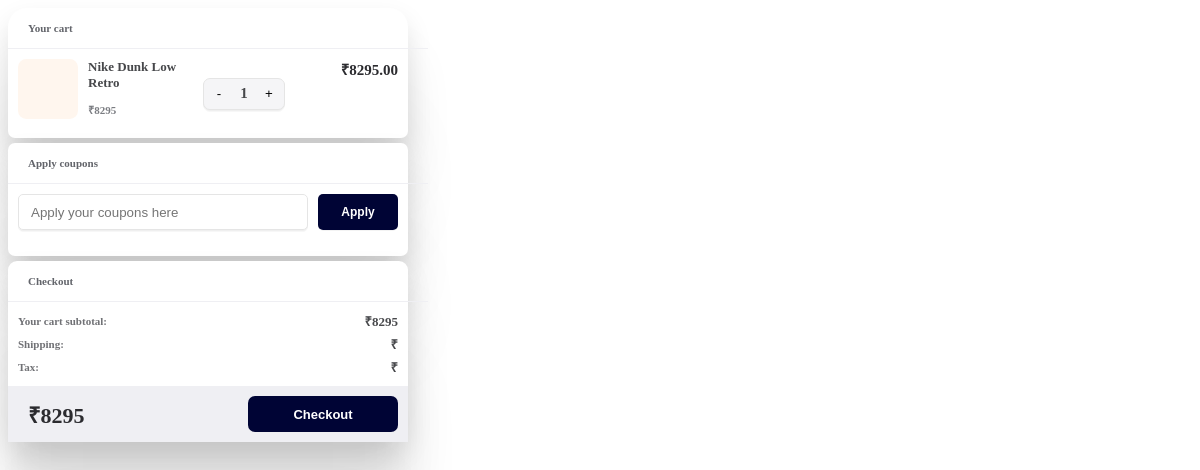
Page /shop/cart/ (signed in) on the earlier database version.
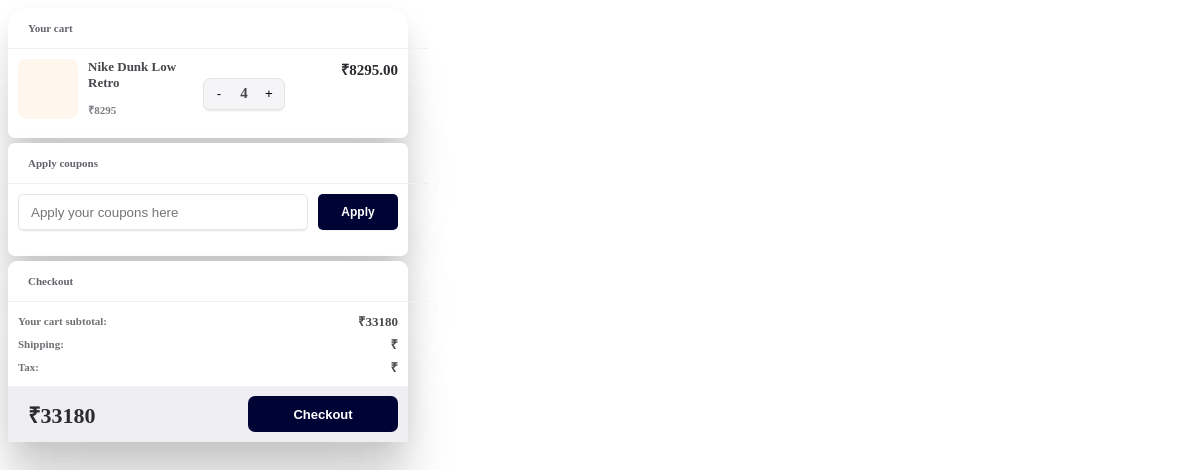
Same page on the later database version.
### apps/ecommerce/models/cart.py (models this page shows, shortened)
class Cart(models.Model):
    user = models.ForeignKey(User, on_delete=models.CASCADE)
    product = models.ForeignKey(Product, on_delete=models.CASCADE)
    quantity = models.PositiveIntegerField(default=1)

### apps/ecommerce/models/product.py (models this page shows, shortened)
class Product(models.Model):
    name = models.CharField(max_length=100)
    price = models.IntegerField()
    image = models.ImageField(upload_to='products/', null=True, blank=True)

### apps/ecommerce/views/cart_views.py (the view)
# urls.py: path('cart/', cart_views.cart_view, name='cart'),
@login_required
def cart_view(request):
    cart_items = Cart.objects.filter(user=request.user)
    total = sum(item.product.price * item.quantity for item in cart_items)
    if request.headers.get('x-requested-with') == 'XMLHttpRequest':
        return render(request, 'ecommerce/cart.html', {
            'cart_items': cart_items,
            'total': total
        })
    return render(request, 'ecommerce/cart.html', {
        'cart_items': cart_items,
        'total': total
    })

### templates/ecommerce/cart.html (shortened to what this page needs)
{% load static %}
{% block content %}
<link rel="stylesheet" href="{% static 'css/ecommerce.css' %}">
<div class="master-container">
  <div class="card cart">
    <label class="title">Your cart</label>
    <div class="products">
      {% for item in cart_items %}
      <div class="product" id="item-{{ item.id }}">
        <svg fill="none" viewBox="0 0 60 60" height="60" width="60">
          <rect fill="#FFF6EE" rx="8.25" height="60" width="60"></rect>
        </svg>
        <div>
          <span>{{ item.product.name }}</span>
          <p>₹{{ item.product.price }}</p>
        </div>
        <div class="quantity">
          <button class="qty-btn" data-id="{{ item.id }}" data-action="decrease">-</button>
          <label id="qty-{{ item.id }}">{{ item.quantity }}</label>
          <button class="qty-btn" data-id="{{ item.id }}" data-action="increase">+</button>
        </div>
        <label class="price small" id="price-{{ item.id }}">
          ₹{{ item.product.price|floatformat:2 }}
        </label>
      </div>
      {% empty %}
      <p style="padding:20px;">Cart is empty</p>
      {% endfor %}
    </div>
  </div>
  <div class="card coupons">
    <label class="title">Apply coupons</label>
    <form class="form">
      <input type="text" placeholder="Apply your coupons here" class="input_field">
      <button type="button">Apply</button>
    </form>
  </div>
  <div class="card checkout">
    <label class="title">Checkout</label>
    <div class="details">
      <span>Your cart subtotal:</span>
      <span id="cart-total">₹{{ total }}</span>
      <span>Shipping:</span>
      <span id="shipping">₹{{ shipping }}</span>
      <span>Tax:</span>
      <span id="tax">₹{{ tax }}</span>
    </div>
    <div class="checkout--footer">
      <label class="price" id="cart-total-footer">₹{{ total }}</label>
      <button class="checkout-btn">Checkout</button>
    </div>
  </div>
</div>
{% endblock %}

Differences in the rows shown:
changed Cart "Nike Dunk Low Retro": quantity "1" → "4"
Other differences:
{{ total }}: "8295" → "33180"
